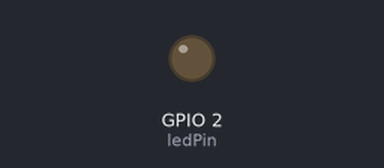
The sketch below on a simulated ESP32. Parts: output pins drawn as LEDs (lit = HIGH). What the sketch prints to the serial monitor is not drawn.

Above: at 1.4 s.
At 9.3 s:
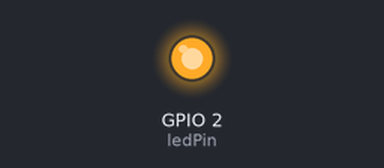
Timing chart, 0 to 9.6 s (numbered marks = the images above):
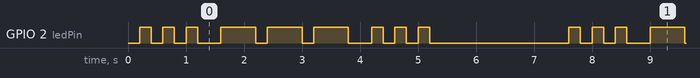

The sketch:

lab03_breath.ino.ino
```cpp
// ex03 ESP32 millis实现SOS灯光 无delay阻塞
// 规则：3短闪→3长闪→3短闪，整套结束停顿2000ms循环
const int ledPin = 2;
const unsigned long shortLight = 200;
const unsigned long longLight = 600;
const unsigned long gap = 200;
const unsigned long fullPause = 2000;

unsigned long prevTick = 0;
unsigned long lightStart = 0;
bool ledIsOn = false;
int runStage = 0;
int pulseCount = 0;

void setup() {
  pinMode(ledPin, OUTPUT);
  Serial.begin(115200);
}

void loop() {
  unsigned long now = millis();
  if(runStage == 99){
    digitalWrite(ledPin, LOW);
    if(now - prevTick >= fullPause){
      runStage = 0;
      pulseCount = 0;
      prevTick = now;
      Serial.println("新一轮SOS开始");
    }
    return;
  }
  if(!ledIsOn && now - prevTick >= gap){
    prevTick = now;
    if(pulseCount >= 3){
      pulseCount = 0;
      runStage++;
      if(runStage > 2){
        runStage = 99;
        return;
      }
    }else{
      pulseCount++;
      ledIsOn = true;
      lightStart = now;
      digitalWrite(ledPin, HIGH);
    }
  }
  unsigned long lightDuration = (runStage == 0 || runStage == 2) ? shortLight : longLight;
  if(ledIsOn && now - lightStart >= lightDuration){
    ledIsOn = false;
    digitalWrite(ledPin, LOW);
    prevTick = now;
  }
}
```

Measured:
- by itself, GPIO 2 (ledPin): repeats every 7.4 s: 2 × (LOW 0.20 s, HIGH 0.20 s), LOW 0.40 s, 2 × (HIGH 0.60 s, LOW 0.20 s), HIGH 0.60 s, LOW 0.40 s, 2 × (HIGH 0.20 s, LOW 0.20 s), HIGH 0.20 s, LOW 2.4 s, HIGH 0.20 s
- by itself, everything shown: repeats every 7.4 s, in 18 steps
